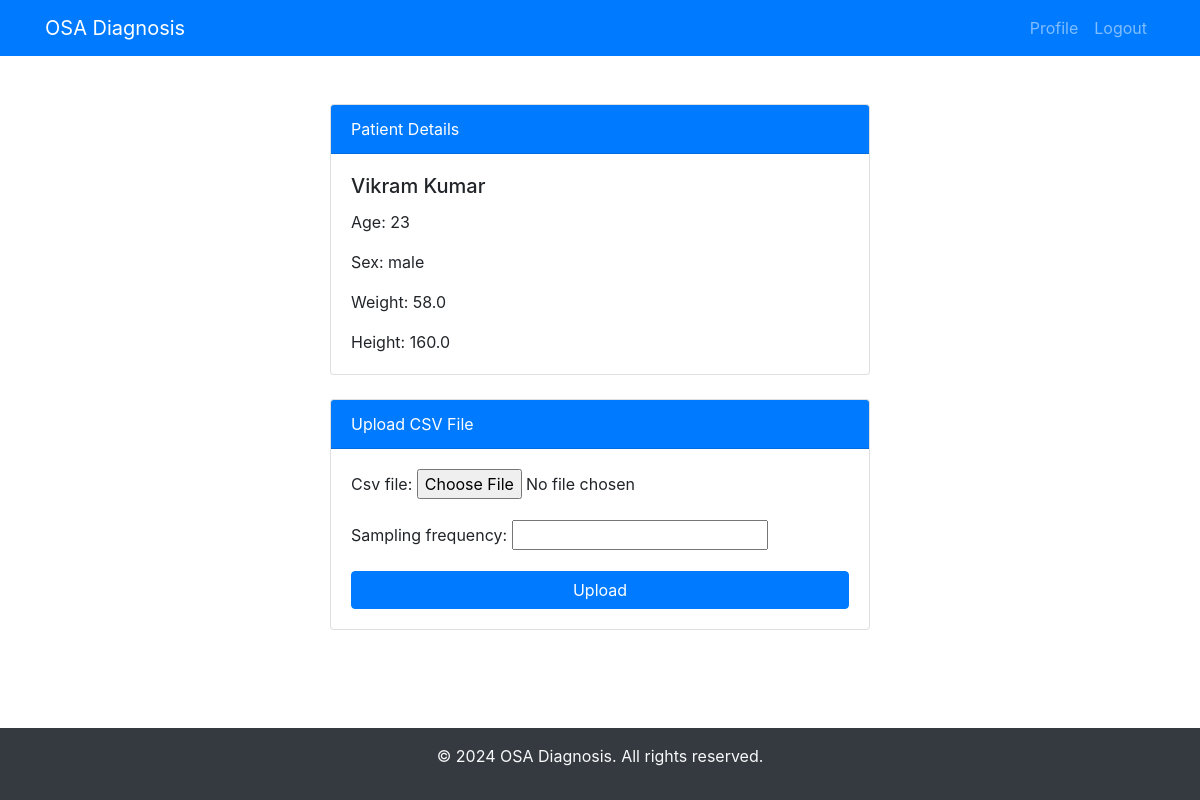
Before: /patient/1/old/ with the older database file.
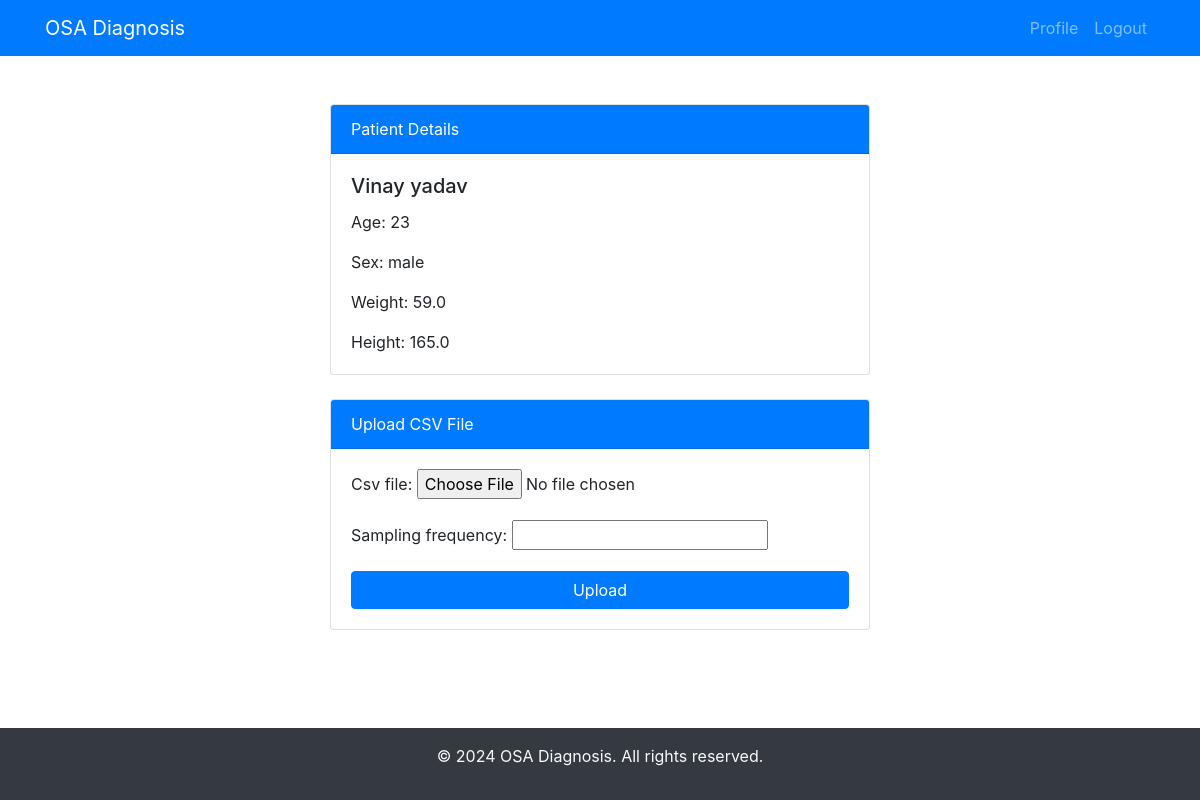
After: the same page with the newer database file.
### dashboard/models.py (models this page shows, shortened)
class Patient(models.Model):
    user = models.ForeignKey(User, on_delete=models.CASCADE)
    first_name = models.CharField(max_length=100)
    last_name = models.CharField(max_length=100, default="Unknown")
    age = models.IntegerField()
    sex = models.CharField(max_length=10, choices=[('male', 'Male'), ('female', 'Female')])
    weight = models.FloatField()
    height = models.FloatField()

### dashboard/views.py (the view)
# urls.py: path('patient/<int:patient_id>/old/', views.old_patient_profile, name='old_patient_profile'),
def old_patient_profile(request, patient_id):
    patient = get_object_or_404(Patient, id=patient_id)
    form = CSVUploadForm()
    return render(request, 'dashboard/old_patient_profile.html', {'patient': patient, 'form': form})

### dashboard/forms.py
class CSVUploadForm(forms.ModelForm):
    class Meta:
        model = CSVFile
        fields = ['csv_file', 'sampling_frequency']

### templates/dashboard/old_patient_profile.html (shortened to what this page needs)
<!DOCTYPE html>
<html lang="en">
<head>
    <link href="https://stackpath.bootstrapcdn.com/bootstrap/4.3.1/css/bootstrap.min.css" rel="stylesheet">
</head>
<body>
    <nav class="navbar navbar-expand-lg navbar-dark bg-primary">
        <div class="container">
            <a class="navbar-brand" href="#">OSA Diagnosis</a>
            <div class="collapse navbar-collapse justify-content-end" id="navbarNav">
                <ul class="navbar-nav">
                    <li class="nav-item">
                        <a class="nav-link" href="/dashboard">Profile</a>
                    </li>
                    <li class="nav-item">
                        <a class="nav-link" href="/logout">Logout</a>
                    </li>
                </ul>
            </div>
        </div>
    </nav>
    <div class="container mt-5">
        <div class="row">
            <div class="col-md-6 offset-md-3">
                <div class="card mb-4">
                    <div class="card-header bg-primary text-white">
                        Patient Details
                    </div>
                    <div class="card-body">
                        <h5 class="card-title">{{ patient.first_name }} {{ patient.last_name }}</h5>
                        <p class="card-text">Age: {{ patient.age }}</p>
                        <p class="card-text">Sex: {{ patient.sex }}</p>
                        <p class="card-text">Weight: {{ patient.weight }}</p>
                        <p class="card-text">Height: {{ patient.height }}</p>
                    </div>
                </div>
                <div class="card">
                    <div class="card-header bg-primary text-white">
                        Upload CSV File
                    </div>
                    <div class="card-body">
                        <form method="post" enctype="multipart/form-data" action="{% url 'upload_csv' patient_id=patient.id %}">
                            {{ form.as_p }}
                            <button type="submit" class="btn btn-primary btn-block">Upload</button>
                        </form>
                    </div>
                </div>
            </div>
        </div>
    </div>
    <footer class="bg-dark text-light text-center py-3 footer">
        <div class="container">
            <p>&copy; 2024 OSA Diagnosis. All rights reserved.</p>
        </div>
    </footer>
</body>
</html>

### templates/dashboard/old_patient_profile.html (style rules this page uses)
body { display: flex; flex-direction: column; min-height: 100vh; }
.footer { margin-top: auto; }

Changed rows visible on the page:
changed Patient "male": first_name "Vikram" → "Vinay"; last_name "Kumar" → "yadav"; weight "58.0" → "59.0"; height "160.0" → "165.0"
